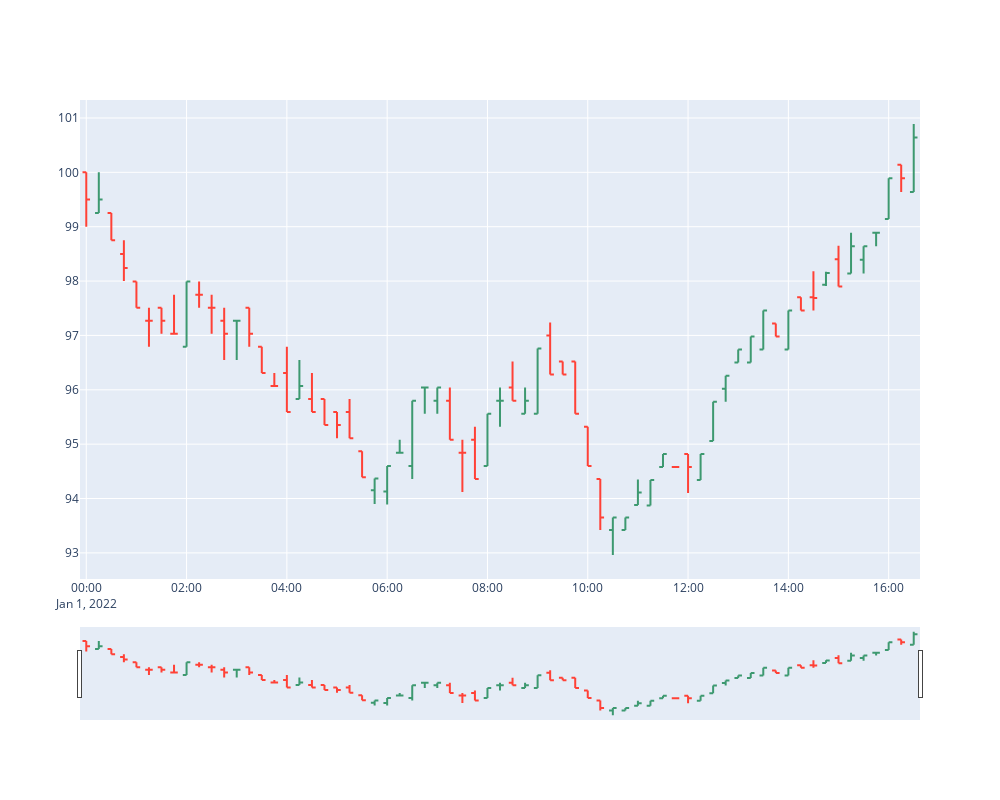

The code cell stored with this chart in its notebook:
### Markdown cell above
### Plot the results

### Code cell
from source.backend.helpers import plot_bars
df_15min = sim.get_price_bars(ticker=tickers[0], bar_size='15Min')
plot_bars(df_15min)
